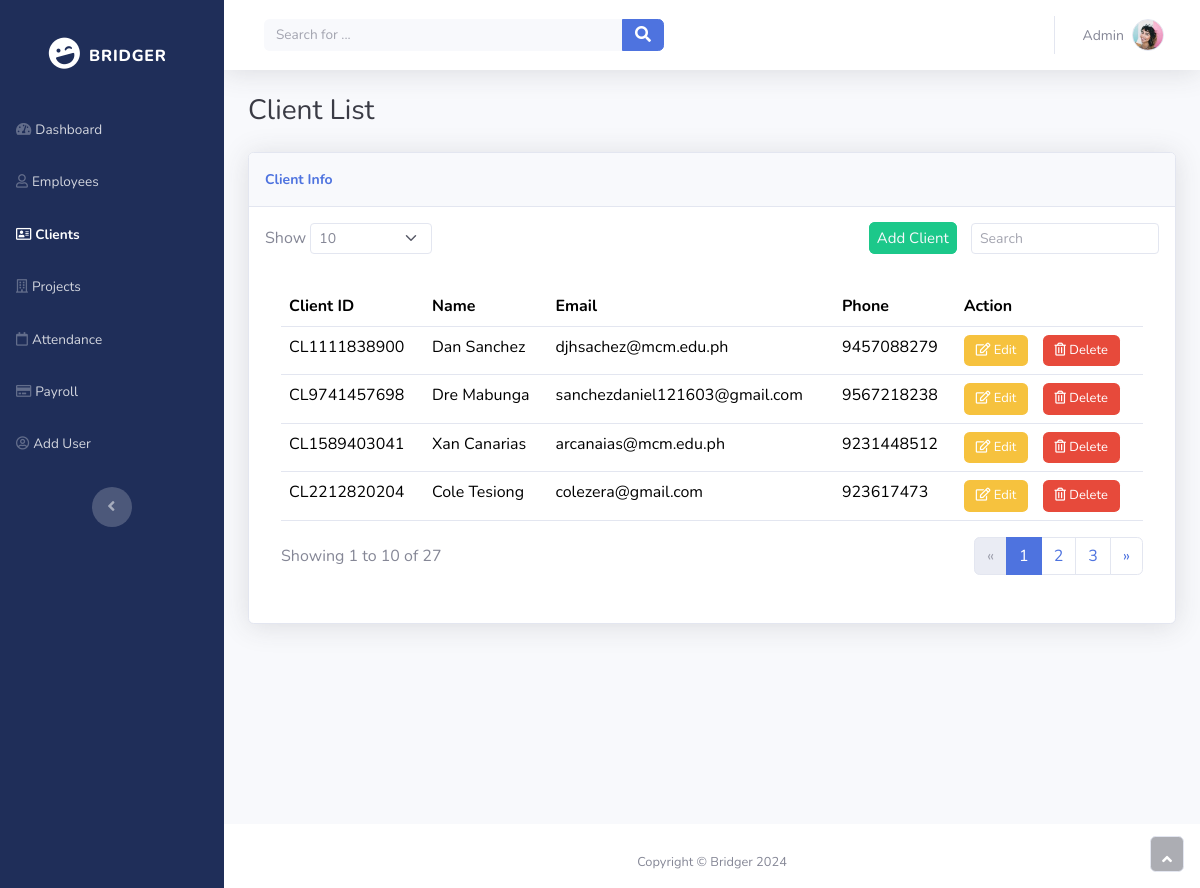
The app's page /n_client with its own data.
### tables this page shows
CREATE TABLE "client" (
	"cl_id"	TEXT NOT NULL UNIQUE,
	"cl_fname"	TEXT NOT NULL,
	"cl_lname"	TEXT NOT NULL,
	"cl_contact"	NUMERIC NOT NULL UNIQUE,
	"cl_email"	TEXT NOT NULL UNIQUE,
	PRIMARY KEY("cl_id")
);

### app.py (the view)
@app.route('/n_client')
def view_clients():
    try:
        connection = get_db_connection()
        cursor = connection.cursor()
        cursor.execute("SELECT * FROM client")
        clients = cursor.fetchall()
        return render_template('n_client.html', clients=clients)
    except Exception as e:
        return render_template('n_client.html', message="Error fetching clients: {}".format(e))
    finally:
        if connection:
            connection.close()

### app.py (called while the page is built)
def get_db_connection():
    connection = sqlite3.connect('test.db')
    connection.row_factory = sqlite3.Row
    return connection

### templates/n_client.html (shortened to what this page needs)
<!DOCTYPE html>
<html data-bs-theme="light" lang="en">
<head>
    <link rel="stylesheet" href="{{ url_for('static', filename='bootstrap/css/bootstrap.min.css') }}">
    <link rel="stylesheet" href="{{ url_for('static', filename='fonts/fontawesome-all.min.css') }}">
</head>
<body id="page-top">
    <div id="wrapper">
        <nav class="navbar align-items-start sidebar sidebar-dark accordion bg-gradient-primary p-0 navbar-dark" style="background: #1f2e59;--bs-primary: #1f2e59;--bs-primary-rgb: 31,46,89;">
            <div class="container-fluid d-flex flex-column p-0">
                <a class="navbar-brand d-flex justify-content-center align-items-center sidebar-brand m-0" href="#" style="padding-bottom: 79px;">
                    <div class="sidebar-brand-icon rotate-n-15">
                        <i class="fas fa-laugh-wink" style="padding-bottom: 0px;padding-top: 63px;"></i>
                    </div>
                    <div class="sidebar-brand-text mx-3" style="padding-bottom: 0px;padding-top: 63px;">
                        <span style="padding-bottom: 0px;padding-top: 63px;">bridger</span>
                    </div>
                </a>
                <ul class="navbar-nav text-light" id="accordionSidebar">
                    <li class="nav-item"><a class="nav-link" href="/n_dashboard"><i class="fas fa-tachometer-alt"></i><span>Dashboard</span></a></li>
                    <li class="nav-item"><a class="nav-link" href="/n_employee"><i class="far fa-user"></i><span>Employees</span></a></li>
                    <li class="nav-item"><a class="nav-link active" href="/n_client"><i class="far fa-address-card"></i><span>Clients</span></a></li>
                    <li class="nav-item"><a class="nav-link" href="/n_project"><i class="far fa-building"></i><span>Projects</span></a></li>
                    <li class="nav-item"><a class="nav-link" href="/n_attendance_project"><i class="far fa-calendar"></i><span>Attendance</span></a></li>
                    <li class="nav-item"><a class="nav-link" href="/#"><i class="far fa-credit-card"></i><span>Payroll</span></a></li>
                    <li class="nav-item"><a class="nav-link" href="/add_user"><i class="far fa-user-circle"></i></i><span>Add User</span></a></li>
                </ul>
                <div class="text-center d-none d-md-inline">
                    <button class="btn rounded-circle border-0" id="sidebarToggle" type="button"></button>
                </div>
            </div>
        </nav>
        <div class="d-flex flex-column" id="content-wrapper">
            <div id="content">
                <nav class="navbar navbar-expand bg-white shadow mb-4 topbar static-top navbar-light">
                    <div class="container-fluid">
                        <form id="searchForm" class="d-none d-sm-inline-block me-auto ms-md-3 my-2 my-md-0 mw-100 navbar-search" onsubmit="searchEmployee(); return false;">
                            <div class="input-group">
                                <input id="searchInput" class="bg-light form-control border-0 small" type="text" placeholder="Search for ...">
                                <button class="btn btn-primary py-0" type="submit"><i class="fas fa-search"></i></button>
                            </div>
                        </form>
                        <ul class="navbar-nav flex-nowrap ms-auto">
                            <li class="nav-item dropdown no-arrow">
                                <div class="nav-item dropdown no-arrow">
                                    <a class="dropdown-toggle nav-link" aria-expanded="false" data-bs-toggle="dropdown" href="#">
                                        <span class="d-none d-lg-inline me-2 text-gray-600 small">Admin</span>
                                        <img class="border rounded-circle img-profile" src="{{ url_for('static', filename='img/avatars/avatar1.jpeg') }}">
                                    </a>
                                </div>
                            </li>
                        </ul>
                    </div>
                </nav>
                <div class="container-fluid">
                    <h3 class="text-dark mb-4">Client List</h3>
                    <div class="card shadow">
                        <div class="card-header py-3" style="font-size: 14px;">
                            <p class="text-primary m-0 fw-bold">Client Info</p>
                        </div>
                        <div class="card-body">
                            <div class="row">
                                <div class="col-md-6 text-nowrap">
                                    <div id="dataTable_length" class="dataTables_length" aria-controls="dataTable">
                                        <label class="form-label">Show&nbsp;<select class="d-inline-block form-select form-select-sm">
                                                <option value="10" selected="">10</option>
                                            </select>&nbsp;</label>
                                    </div>
                                </div>
                                <div class="col-md-6">
                                    <div class="text-md-end dataTables_filter" id="dataTable_filter">
                                        <a href="/n_add_client" style="margin-right: 10px;border-radius: 6px;border-style: solid;border-color: var(--bs-form-valid-color);background: var(--bs-form-valid-color);color: var(--bs-card-cap-bg);padding-right: 5px;padding-top: 3px;padding-bottom: 3px;padding-left: 5px;text-decoration: none;font-size: 15px;">Add Client</a>
                                        <label class="form-label">
                                            <input type="search" class="form-control form-control-sm" aria-controls="dataTable" placeholder="Search">
                                        </label>
                                    </div>
                                </div>
                            </div>
                            <div class="card-body">
                                <div class="table-responsive table mt-2" id="dataTable" role="grid" aria-describedby="dataTable_info">
                                    <table class="table my-0" id="dataTable">
                                        <thead>
                                            <tr>
                                                <th>Client ID</th>
                                                <th>Name</th>
                                                <th>Email</th>
                                                <th>Phone</th>
                                                <th>Action</th>
                                            </tr>
                                        </thead>
                                        <tbody>
                                            {% for client in clients %}
                                            <tr id="client_row_{{ client[0] }}">
                                                <td>{{ client[0] }}</td>
                                                <td>{{ client[1] }} {{ client[2] }}</td>
                                                <td>{{ client[4] }}</td>
                                                <td>{{ client[3] }}</td>
                                                <td>
                                                    <button class="btn btn-primary" type="button" style="margin-right: 10px;background: var(--bs-yellow);border-style: none;font-size: 13px;"><i class="far fa-edit"></i>&nbsp;Edit</button>
                                                    <button onclick="deleteClient('{{ client[0] }}')" class="btn btn-primary" style="background: var(--bs-form-invalid-border-color);border-style: none;font-size: 13px;"><i class="far fa-trash-alt"></i>&nbsp;Delete</button>
                                                </td>
                                            </tr>
                                            {% endfor %}
                                        </tbody>
                                    </table>
                                </div>
                                <div class="row">
                                    <div class="col-md-6 align-self-center">
                                        <p id="dataTable_info" class="dataTables_info" role="status" aria-live="polite">Showing 1 to 10 of 27</p>
                                    </div>
                                    <div class="col-md-6">
                                        <nav class="d-lg-flex justify-content-lg-end dataTables_paginate paging_simple_numbers">
                                            <ul class="pagination">
                                                <li class="page-item disabled"><a class="page-link" aria-label="Previous" href="#"><span aria-hidden="true">«</span></a></li>
                                                <li class="page-item active"><a class="page-link" href="#">1</a></li>
                                                <li class="page-item"><a class="page-link" href="#">2</a></li>
                                                <li class="page-item"><a class="page-link" href="#">3</a></li>
                                                <li class="page-item"><a class="page-link" aria-label="Next" href="#"><span aria-hidden="true">»</span></a></li>
                                            </ul>
                                        </nav>
                                    </div>
                                </div>
                            </div>
                        </div>
                    </div>
                </div>
                <footer class="bg-white sticky-footer" style="height: 62.8px;margin-top: 200px;">
                    <div class="container my-auto">
                        <div class="text-center my-auto copyright"><span>Copyright © Bridger 2024</span></div>
                    </div>
                </footer>
                    </div>
                <a class="border rounded d-inline scroll-to-top" href="#page-top" style="height: 36px;width: 34px;">
                <i class="fas fa-angle-up"></i>
            </a>
        </div>
    </div>
</body>
</html>

### records on screen
client: cl_id "CL1111838900", cl_fname "Dan", cl_lname "Sanchez", cl_email "djhsachez@mcm.edu.ph", cl_contact "9457088279"
client: cl_id "CL9741457698", cl_fname "Dre", cl_lname "Mabunga", cl_email "sanchezdaniel121603@gmail.com", cl_contact "9567218238"
client: cl_id "CL1589403041", cl_fname "Xan", cl_lname "Canarias", cl_email "arcanaias@mcm.edu.ph", cl_contact "9231448512"
client: cl_id "CL2212820204", cl_fname "Cole", cl_lname "Tesiong", cl_email "colezera@gmail.com", cl_contact "923617473"
